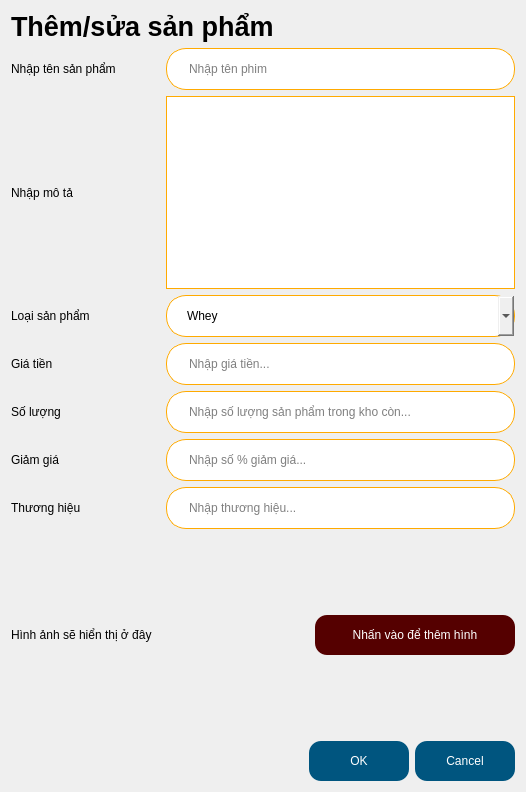
<?xml version="1.0" encoding="UTF-8"?>
<ui version="4.0">
 <class>Dialog</class>
 <widget class="QDialog" name="Dialog">
  <property name="geometry">
   <rect>
    <x>0</x>
    <y>0</y>
    <width>526</width>
    <height>792</height>
   </rect>
  </property>
  <property name="windowTitle">
   <string>Dialog</string>
  </property>
  <layout class="QVBoxLayout" name="verticalLayout">
   <item>
    <widget class="QLabel" name="lbTitle">
     <property name="font">
      <font>
       <pointsize>20</pointsize>
       <weight>75</weight>
       <bold>true</bold>
      </font>
     </property>
     <property name="text">
      <string>Thêm/sửa sản phẩm</string>
     </property>
    </widget>
   </item>
   <item>
    <layout class="QHBoxLayout" name="horizontalLayout" stretch="3,7">
     <item>
      <widget class="QLabel" name="label">
       <property name="text">
        <string>Nhập tên sản phẩm</string>
       </property>
      </widget>
     </item>
     <item>
      <widget class="QLineEdit" name="txtName">
       <property name="styleSheet">
        <string notr="true">border: 1px solid rgb(255, 170, 0);
border-radius: 20px;
height: 40px;
padding-left: 20px;</string>
       </property>
       <property name="placeholderText">
        <string>Nhập tên phim</string>
       </property>
      </widget>
     </item>
    </layout>
   </item>
   <item>
    <layout class="QHBoxLayout" name="horizontalLayout_2" stretch="3,7">
     <item>
      <widget class="QLabel" name="label_2">
       <property name="text">
        <string>Nhập mô tả</string>
       </property>
      </widget>
     </item>
     <item>
      <widget class="QPlainTextEdit" name="txtDesc">
       <property name="styleSheet">
        <string notr="true">border: 1px solid rgb(255, 170, 0);

height: 40px;</string>
       </property>
       <property name="plainText">
        <string/>
       </property>
      </widget>
     </item>
    </layout>
   </item>
   <item>
    <layout class="QHBoxLayout" name="horizontalLayout_6" stretch="3,7">
     <item>
      <widget class="QLabel" name="label_5">
       <property name="text">
        <string>Loại sản phẩm</string>
       </property>
      </widget>
     </item>
     <item>
      <widget class="QComboBox" name="cbType">
       <property name="styleSheet">
        <string notr="true">border: 1px solid rgb(255, 170, 0);
border-radius: 20px;
height: 40px;
padding-left: 20px;</string>
       </property>
       <item>
        <property name="text">
         <string>Whey</string>
        </property>
       </item>
       <item>
        <property name="text">
         <string>Mass</string>
        </property>
       </item>
       <item>
        <property name="text">
         <string>PreWorkout</string>
        </property>
       </item>
       <item>
        <property name="text">
         <string>Shaker</string>
        </property>
       </item>
       <item>
        <property name="text">
         <string>BCAAs</string>
        </property>
       </item>
       <item>
        <property name="text">
         <string>Yến mạch</string>
        </property>
       </item>
      </widget>
     </item>
    </layout>
   </item>
   <item>
    <layout class="QHBoxLayout" name="horizontalLayout_4" stretch="3,7">
     <item>
      <widget class="QLabel" name="label_4">
       <property name="text">
        <string>Giá tiền</string>
       </property>
      </widget>
     </item>
     <item>
      <widget class="QLineEdit" name="txtPrice">
       <property name="styleSheet">
        <string notr="true">border: 1px solid rgb(255, 170, 0);
border-radius: 20px;
height: 40px;
padding-left: 20px;</string>
       </property>
       <property name="placeholderText">
        <string>Nhập giá tiền...</string>
       </property>
      </widget>
     </item>
    </layout>
   </item>
   <item>
    <layout class="QHBoxLayout" name="horizontalLayout_10" stretch="3,7">
     <item>
      <widget class="QLabel" name="label_8">
       <property name="text">
        <string>Số lượng</string>
       </property>
      </widget>
     </item>
     <item>
      <widget class="QLineEdit" name="txtQuantity">
       <property name="styleSheet">
        <string notr="true">border: 1px solid rgb(255, 170, 0);
border-radius: 20px;
height: 40px;
padding-left: 20px;</string>
       </property>
       <property name="placeholderText">
        <string>Nhập số lượng sản phẩm trong kho còn...</string>
       </property>
      </widget>
     </item>
    </layout>
   </item>
   <item>
    <layout class="QHBoxLayout" name="horizontalLayout_9" stretch="3,7">
     <item>
      <widget class="QLabel" name="label_7">
       <property name="text">
        <string>Giảm giá</string>
       </property>
      </widget>
     </item>
     <item>
      <widget class="QLineEdit" name="txtDiscount">
       <property name="styleSheet">
        <string notr="true">border: 1px solid rgb(255, 170, 0);
border-radius: 20px;
height: 40px;
padding-left: 20px;</string>
       </property>
       <property name="placeholderText">
        <string>Nhập số % giảm giá...</string>
       </property>
      </widget>
     </item>
    </layout>
   </item>
   <item>
    <layout class="QHBoxLayout" name="horizontalLayout_3" stretch="3,7">
     <item>
      <widget class="QLabel" name="label_3">
       <property name="text">
        <string>Thương hiệu</string>
       </property>
      </widget>
     </item>
     <item>
      <widget class="QLineEdit" name="txtBrand">
       <property name="styleSheet">
        <string notr="true">border: 1px solid rgb(255, 170, 0);
border-radius: 20px;
height: 40px;
padding-left: 20px;</string>
       </property>
       <property name="placeholderText">
        <string>Nhập thương hiệu...</string>
       </property>
      </widget>
     </item>
    </layout>
   </item>
   <item>
    <layout class="QHBoxLayout" name="horizontalLayout_5" stretch="3,0,0">
     <item>
      <widget class="QLabel" name="lbImage">
       <property name="minimumSize">
        <size>
         <width>150</width>
         <height>200</height>
        </size>
       </property>
       <property name="maximumSize">
        <size>
         <width>150</width>
         <height>200</height>
        </size>
       </property>
       <property name="text">
        <string>Hình ảnh sẽ hiển thị ở đây</string>
       </property>
       <property name="scaledContents">
        <bool>true</bool>
       </property>
       <property name="wordWrap">
        <bool>true</bool>
       </property>
      </widget>
     </item>
     <item>
      <spacer name="horizontalSpacer">
       <property name="orientation">
        <enum>Qt::Horizontal</enum>
       </property>
       <property name="sizeHint" stdset="0">
        <size>
         <width>40</width>
         <height>20</height>
        </size>
       </property>
      </spacer>
     </item>
     <item>
      <widget class="QPushButton" name="btnImage">
       <property name="styleSheet">
        <string notr="true">border-radius: 12px;
height: 40px;
width:200px;
background:  rgb(85, 0, 0);
color: #fff;</string>
       </property>
       <property name="text">
        <string>Nhấn vào để thêm hình</string>
       </property>
      </widget>
     </item>
    </layout>
   </item>
   <item>
    <layout class="QHBoxLayout" name="horizontalLayout_7">
     <item>
      <widget class="QDialogButtonBox" name="buttonBox">
       <property name="styleSheet">
        <string notr="true">QDialogButtonBox * {
	border-radius: 12px;
height: 40px;
width:100px;
background:  rgb(0, 85, 127);
color: #fff;

}
QDialogButtonBox *[text=&quot;Cancel&quot;] {
    background: #D5451B;
}
QDialogButtonBox *[text=&quot;OK&quot;] {
    background: #0E2148;
}</string>
       </property>
       <property name="orientation">
        <enum>Qt::Horizontal</enum>
       </property>
       <property name="standardButtons">
        <set>QDialogButtonBox::Cancel|QDialogButtonBox::Ok</set>
       </property>
      </widget>
     </item>
    </layout>
   </item>
  </layout>
 </widget>
 <resources/>
 <connections>
  <connection>
   <sender>buttonBox</sender>
   <signal>accepted()</signal>
   <receiver>Dialog</receiver>
   <slot>accept()</slot>
   <hints>
    <hint type="sourcelabel">
     <x>248</x>
     <y>254</y>
    </hint>
    <hint type="destinationlabel">
     <x>157</x>
     <y>274</y>
    </hint>
   </hints>
  </connection>
  <connection>
   <sender>buttonBox</sender>
   <signal>rejected()</signal>
   <receiver>Dialog</receiver>
   <slot>reject()</slot>
   <hints>
    <hint type="sourcelabel">
     <x>316</x>
     <y>260</y>
    </hint>
    <hint type="destinationlabel">
     <x>286</x>
     <y>274</y>
    </hint>
   </hints>
  </connection>
 </connections>
</ui>
